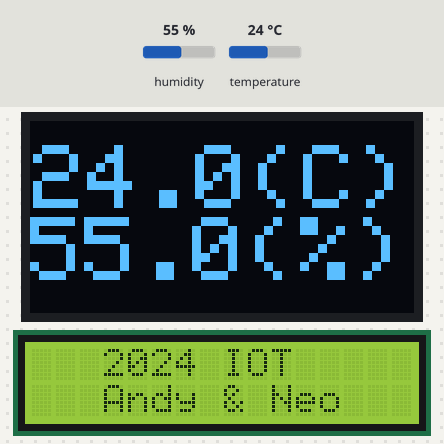
Recording of a sketch running on a simulated Arduino Uno, built with avr-gcc and run on an emulated ATmega328P. On the bench: 128×64 one-colour display, 16×2 character LCD. The test bench sets the inputs (shaded band); at power-on: temperature 24 °C, humidity 55 %. What the sketch prints to the serial monitor is not drawn.

Above: at 3.3 s.
3.4 s: temperature set to 41 °C
At 4.6 s:
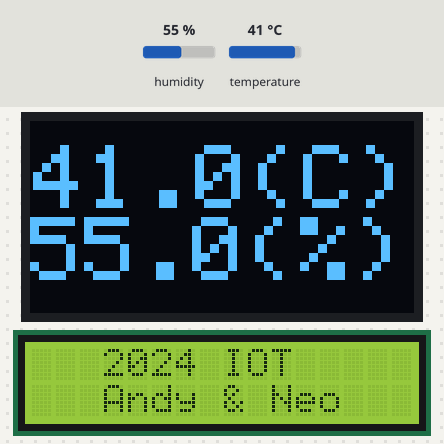
6.1 s: humidity set to 22 %
At 6.6 s:
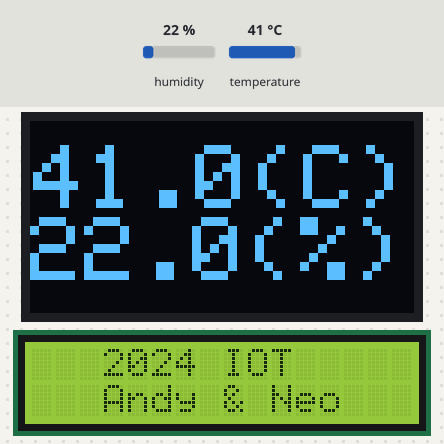
8.8 s: humidity set to 40 %
At 11.5 s:
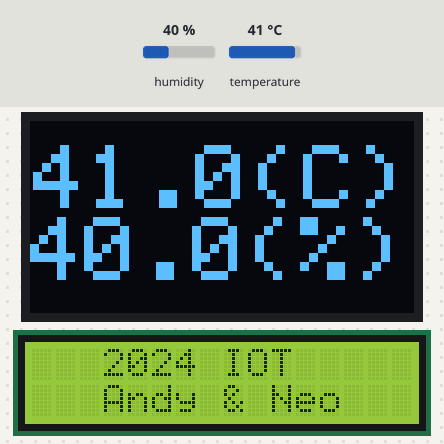
11.8 s: temperature set to 12 °C
At 13.5 s:
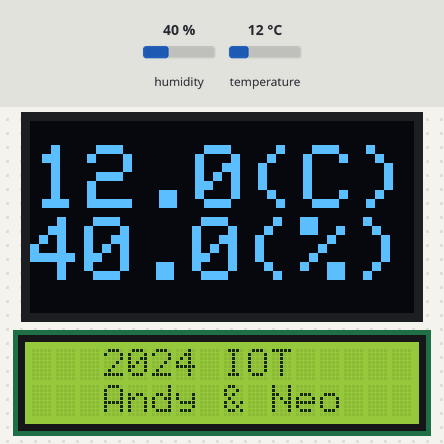
Timing chart, 0 to 15.0 s (numbered marks = the images above; inputs shaded):
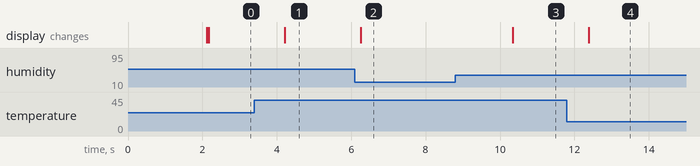

Measured:
- after the input at 3.4 s, the display: changes after 0.81 s (image 1)
- after the input at 6.1 s, the display: changes after 0.16 s (image 2)
- after the input at 8.8 s, the display: changes after 1.5 s (image 3)
- after the input at 11.8 s, the display: changes after 0.59 s (image 4)

The sketch:

Final-Project.ino
```cpp
#include <Wire.h>
#include <Adafruit_GFX.h>
#include <Adafruit_SSD1306.h>
#include <DHT.h>
#include <LiquidCrystal_I2C.h>
LiquidCrystal_I2C lcd(0x27,16,2);
#define SCREEN_WIDTH 128
#define SCREEN_HEIGHT 64
#define DHT11_PIN 2
Adafruit_SSD1306 oled(SCREEN_WIDTH, SCREEN_HEIGHT, &Wire, -1);
DHT dht11(DHT11_PIN, DHT11);
String displayString;
void setup()
{
  Serial.begin(9600);
  if (!oled.begin(SSD1306_SWITCHCAPVCC, 0x3C))
  {
    Serial.println(F("SSD1306 allocation failed"));
    while (true);
  }
  delay(2000);
  oled.clearDisplay();
  oled.setTextSize(3);
  oled.setTextColor(WHITE);
  oled.setCursor(0, 0);
  dht11.begin();
  displayString.reserve(10);
  lcd.init();
  lcd.backlight();
  lcd.setCursor(3,0);
  lcd.print("2024 IOT");
  lcd.setCursor(3,1);
  lcd.print("Andy & Neo");
}
void loop()
{
  float humi  = dht11.readHumidity();
  float tempC = dht11.readTemperature();
  if (isnan(humi) || isnan(tempC))
  {
    displayString = "Failed";
  }
  else
  {
    displayString  = String(tempC, 1);
    displayString += "(C)";
    displayString += String(humi, 1);
    displayString += "(%)";
  }
  Serial.println(displayString);
  oledDisplayCenter(displayString);
}
void oledDisplayCenter(String text)
{
  int16_t x1;
  int16_t y1;
  uint16_t width;
  uint16_t height;
  oled.getTextBounds(text, 0, 0, &x1, &y1, &width, &height);
  oled.clearDisplay();
  oled.setCursor((SCREEN_WIDTH - width) / 2, (SCREEN_HEIGHT - height) / 2);
  oled.println(text);
  oled.display();
}
```
